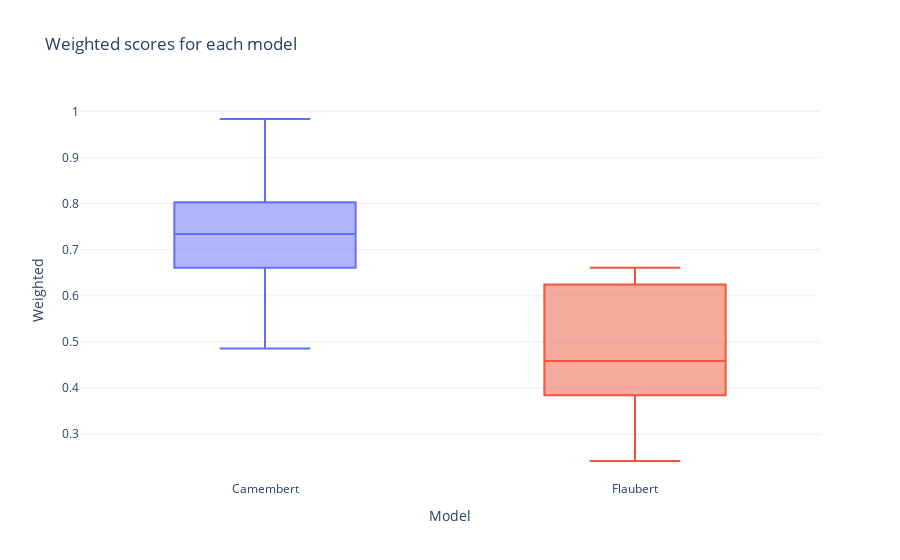
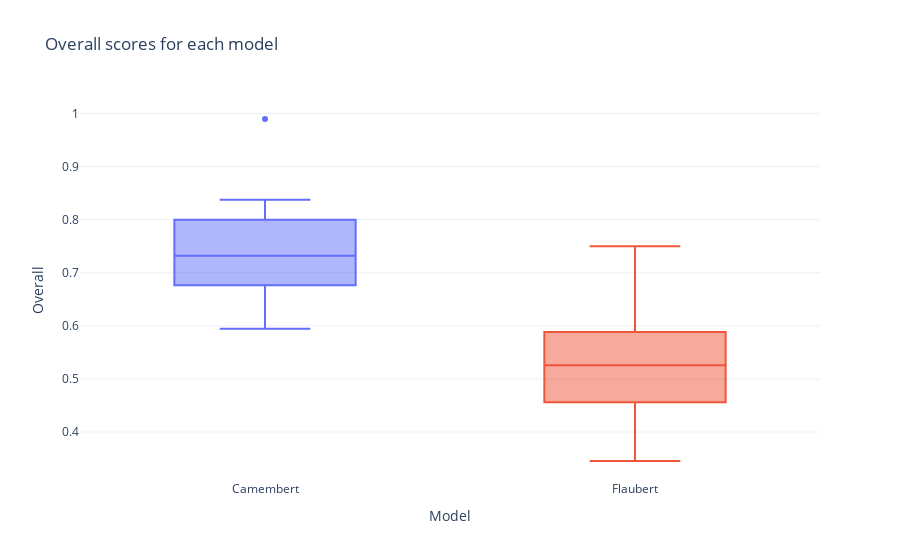
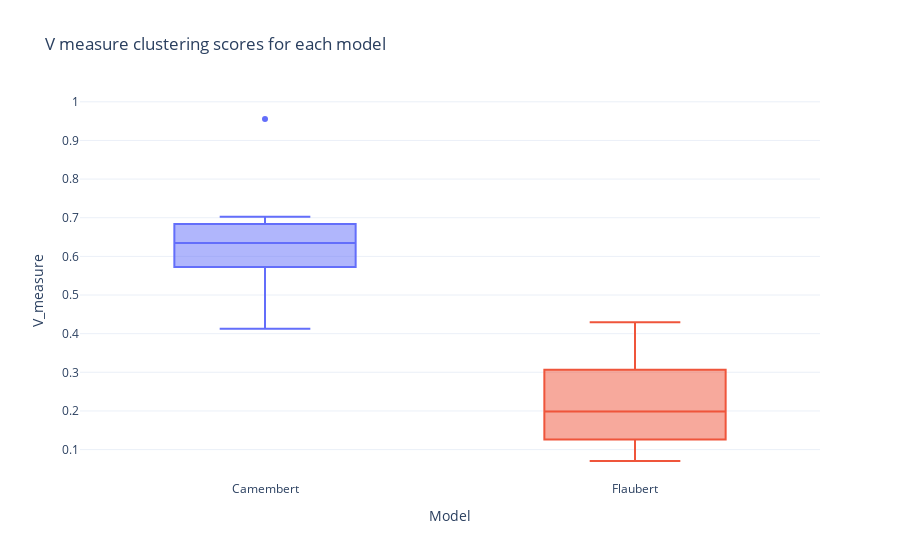
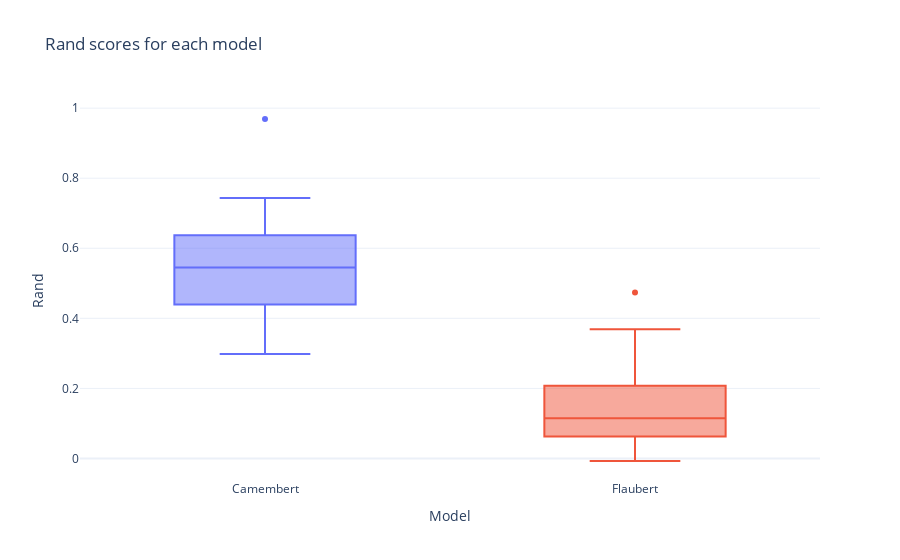

Source (notebook cell) for these figures, in order:
### Code cell
# We will make boxplots for the weighted scores of each word
fig_weighted = px.box(df, x="Model" ,y="Weighted", color="Model", title="Weighted scores for each model", template="plotly_white")
fig_weighted.update(layout_showlegend=False)
fig_weighted.show()

fig_overall = px.box(df, x="Model" ,y="Overall", color="Model", title="Overall scores for each model", template="plotly_white")
fig_overall.update(layout_showlegend=False)
fig_overall.show()

fig_v_measure = px.box(df, x="Model" ,y="V_measure", color="Model", title="V measure clustering scores for each model", template="plotly_white")
fig_v_measure.update(layout_showlegend=False)
fig_v_measure.show()

fig_rand = px.box(df, x="Model" ,y="Rand", color="Model", title="Rand scores for each model", template="plotly_white")
fig_rand.update(layout_showlegend=False)
fig_rand.show()

fig_F1 = px.box(df, x="Model" ,y="F1", color="Model", title="F1 scores for each model", template="plotly_white")
fig_F1.update(layout_showlegend=False)
fig_F1.show()

### Figure 1 — Plotly figure (JSON) as saved in the notebook; plotly's stock layout.template omitted (floating-point values rounded to 4 significant figures)
{"data": [{"alignmentgroup": "True", "hovertemplate": "Model=%{x}<br>Weighted=%{y}<extra></extra>", "legendgroup": "Camembert", "marker": {"color": "#636efa"}, "name": "Camembert", "notched": false, "offsetgroup": "Camembert", "orientation": "v", "showlegend": true, "x": ["Camembert", "Camembert", "Camembert", "Camembert", "Camembert", "Camembert", "Camembert", "Camembert", "Camembert", "Camembert", "Camembert", "Camembert", "Camembert", "Camembert"], "x0": " ", "xaxis": "x", "y": [0.6607, 0.605, 0.8026, 0.7786, 0.9833, 0.7134, 0.5185, 0.8159, 0.7806, 0.4857, 0.75, 0.6643, 0.8599, 0.7177], "y0": " ", "yaxis": "y", "type": "box"}, {"alignmentgroup": "True", "hovertemplate": "Model=%{x}<br>Weighted=%{y}<extra></extra>", "legendgroup": "Flaubert", "marker": {"color": "#EF553B"}, "name": "Flaubert", "notched": false, "offsetgroup": "Flaubert", "orientation": "v", "showlegend": true, "x": ["Flaubert", "Flaubert", "Flaubert", "Flaubert", "Flaubert", "Flaubert", "Flaubert", "Flaubert", "Flaubert", "Flaubert", "Flaubert", "Flaubert", "Flaubert", "Flaubert"], "x0": " ", "xaxis": "x", "y": [0.6607, 0.4516, 0.3882, 0.641, 0.485, 0.2421, 0.3847, 0.2571, 0.6248, 0.3155, 0.6267, 0.4638, 0.4556, 0.4616], "y0": " ", "yaxis": "y", "type": "box"}], "layout": {"xaxis": {"anchor": "y", "domain": [0.0, 1.0], "title": {"text": "Model"}, "categoryorder": "array", "categoryarray": ["Camembert", "Flaubert"]}, "yaxis": {"anchor": "x", "domain": [0.0, 1.0], "title": {"text": "Weighted"}}, "legend": {"title": {"text": "Model"}, "tracegroupgap": 0}, "title": {"text": "Weighted scores for each model"}, "boxmode": "overlay", "showlegend": false}}

### Figure 2 — Plotly figure (JSON) as saved in the notebook; plotly's stock layout.template omitted (floating-point values rounded to 4 significant figures)
{"data": [{"alignmentgroup": "True", "hovertemplate": "Model=%{x}<br>Overall=%{y}<extra></extra>", "legendgroup": "Camembert", "marker": {"color": "#636efa"}, "name": "Camembert", "notched": false, "offsetgroup": "Camembert", "orientation": "v", "showlegend": true, "x": ["Camembert", "Camembert", "Camembert", "Camembert", "Camembert", "Camembert", "Camembert", "Camembert", "Camembert", "Camembert", "Camembert", "Camembert", "Camembert", "Camembert"], "x0": " ", "xaxis": "x", "y": [0.6071, 0.7245, 0.7767, 0.8, 0.9896, 0.8374, 0.6765, 0.7818, 0.7019, 0.5946, 0.6471, 0.708, 0.8244, 0.7397], "y0": " ", "yaxis": "y", "type": "box"}, {"alignmentgroup": "True", "hovertemplate": "Model=%{x}<br>Overall=%{y}<extra></extra>", "legendgroup": "Flaubert", "marker": {"color": "#EF553B"}, "name": "Flaubert", "notched": false, "offsetgroup": "Flaubert", "orientation": "v", "showlegend": true, "x": ["Flaubert", "Flaubert", "Flaubert", "Flaubert", "Flaubert", "Flaubert", "Flaubert", "Flaubert", "Flaubert", "Flaubert", "Flaubert", "Flaubert", "Flaubert", "Flaubert"], "x0": " ", "xaxis": "x", "y": [0.7024, 0.5204, 0.4563, 0.75, 0.5312, 0.4228, 0.5, 0.3455, 0.6635, 0.3919, 0.5882, 0.5415, 0.5134, 0.5338], "y0": " ", "yaxis": "y", "type": "box"}], "layout": {"xaxis": {"anchor": "y", "domain": [0.0, 1.0], "title": {"text": "Model"}, "categoryorder": "array", "categoryarray": ["Camembert", "Flaubert"]}, "yaxis": {"anchor": "x", "domain": [0.0, 1.0], "title": {"text": "Overall"}}, "legend": {"title": {"text": "Model"}, "tracegroupgap": 0}, "title": {"text": "Overall scores for each model"}, "boxmode": "overlay", "showlegend": false}}

### Figure 3 — Plotly figure (JSON) as saved in the notebook; plotly's stock layout.template omitted (floating-point values rounded to 4 significant figures)
{"data": [{"alignmentgroup": "True", "hovertemplate": "Model=%{x}<br>V_measure=%{y}<extra></extra>", "legendgroup": "Camembert", "marker": {"color": "#636efa"}, "name": "Camembert", "notched": false, "offsetgroup": "Camembert", "orientation": "v", "showlegend": true, "x": ["Camembert", "Camembert", "Camembert", "Camembert", "Camembert", "Camembert", "Camembert", "Camembert", "Camembert", "Camembert", "Camembert", "Camembert", "Camembert", "Camembert"], "x0": " ", "xaxis": "x", "y": [0.673, 0.6465, 0.4129, 0.6591, 0.9555, 0.7023, 0.6886, 0.5723, 0.5226, 0.4381, 0.5796, 0.6, 0.6835, 0.6228], "y0": " ", "yaxis": "y", "type": "box"}, {"alignmentgroup": "True", "hovertemplate": "Model=%{x}<br>V_measure=%{y}<extra></extra>", "legendgroup": "Flaubert", "marker": {"color": "#EF553B"}, "name": "Flaubert", "notched": false, "offsetgroup": "Flaubert", "orientation": "v", "showlegend": true, "x": ["Flaubert", "Flaubert", "Flaubert", "Flaubert", "Flaubert", "Flaubert", "Flaubert", "Flaubert", "Flaubert", "Flaubert", "Flaubert", "Flaubert", "Flaubert", "Flaubert"], "x0": " ", "xaxis": "x", "y": [0.3227, 0.1243, 0.0705, 0.4295, 0.2671, 0.1487, 0.3068, 0.1461, 0.1158, 0.1263, 0.3768, 0.2382, 0.1763, 0.2213], "y0": " ", "yaxis": "y", "type": "box"}], "layout": {"xaxis": {"anchor": "y", "domain": [0.0, 1.0], "title": {"text": "Model"}, "categoryorder": "array", "categoryarray": ["Camembert", "Flaubert"]}, "yaxis": {"anchor": "x", "domain": [0.0, 1.0], "title": {"text": "V_measure"}}, "legend": {"title": {"text": "Model"}, "tracegroupgap": 0}, "title": {"text": "V measure clustering scores for each model"}, "boxmode": "overlay", "showlegend": false}}

### Figure 4 — Plotly figure (JSON) as saved in the notebook; plotly's stock layout.template omitted (floating-point values rounded to 4 significant figures)
{"data": [{"alignmentgroup": "True", "hovertemplate": "Model=%{x}<br>Rand=%{y}<extra></extra>", "legendgroup": "Camembert", "marker": {"color": "#636efa"}, "name": "Camembert", "notched": false, "offsetgroup": "Camembert", "orientation": "v", "showlegend": true, "x": ["Camembert", "Camembert", "Camembert", "Camembert", "Camembert", "Camembert", "Camembert", "Camembert", "Camembert", "Camembert", "Camembert", "Camembert", "Camembert", "Camembert"], "x0": " ", "xaxis": "x", "y": [0.5049, 0.6369, 0.4058, 0.6876, 0.969, 0.7435, 0.5557, 0.4551, 0.4282, 0.2985, 0.4395, 0.5341, 0.6174, 0.5568], "y0": " ", "yaxis": "y", "type": "box"}, {"alignmentgroup": "True", "hovertemplate": "Model=%{x}<br>Rand=%{y}<extra></extra>", "legendgroup": "Flaubert", "marker": {"color": "#EF553B"}, "name": "Flaubert", "notched": false, "offsetgroup": "Flaubert", "orientation": "v", "showlegend": true, "x": ["Flaubert", "Flaubert", "Flaubert", "Flaubert", "Flaubert", "Flaubert", "Flaubert", "Flaubert", "Flaubert", "Flaubert", "Flaubert", "Flaubert", "Flaubert", "Flaubert"], "x0": " ", "xaxis": "x", "y": [0.3686, 0.1388, 0.03437, 0.474, 0.07161, 0.06897, 0.0624, -0.007183, 0.2078, 0.04899, 0.3091, 0.1882, 0.09075, 0.1616], "y0": " ", "yaxis": "y", "type": "box"}], "layout": {"xaxis": {"anchor": "y", "domain": [0.0, 1.0], "title": {"text": "Model"}, "categoryorder": "array", "categoryarray": ["Camembert", "Flaubert"]}, "yaxis": {"anchor": "x", "domain": [0.0, 1.0], "title": {"text": "Rand"}}, "legend": {"title": {"text": "Model"}, "tracegroupgap": 0}, "title": {"text": "Rand scores for each model"}, "boxmode": "overlay", "showlegend": false}}
